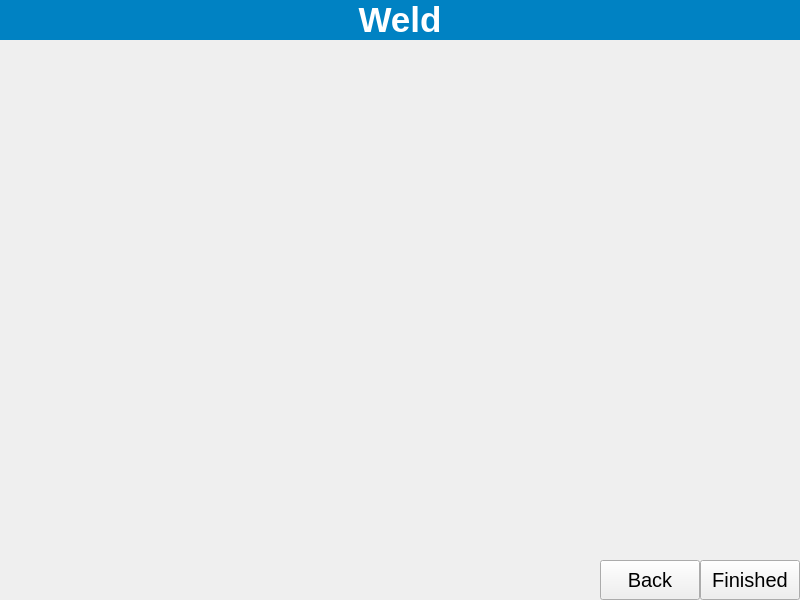
<?xml version="1.0" encoding="UTF-8"?>
<ui version="4.0">
 <class>MainWeldWidget</class>
 <widget class="QWidget" name="MainWeldWidget">
  <property name="windowModality">
   <enum>Qt::ApplicationModal</enum>
  </property>
  <property name="geometry">
   <rect>
    <x>0</x>
    <y>0</y>
    <width>800</width>
    <height>600</height>
   </rect>
  </property>
  <property name="windowTitle">
   <string>MainWeldWidget</string>
  </property>
  <property name="styleSheet">
   <string notr="true">QLabel#weldLabel{
background-color:rgb(0, 130, 195);
color: white;   
font: 26pt;
font-weight:bold;
border-style: outset;
}</string>
  </property>
  <layout class="QVBoxLayout" name="verticalLayout">
   <property name="spacing">
    <number>0</number>
   </property>
   <property name="leftMargin">
    <number>0</number>
   </property>
   <property name="topMargin">
    <number>0</number>
   </property>
   <property name="rightMargin">
    <number>0</number>
   </property>
   <property name="bottomMargin">
    <number>0</number>
   </property>
   <item>
    <widget class="QLabel" name="weldLabel">
     <property name="minimumSize">
      <size>
       <width>0</width>
       <height>40</height>
      </size>
     </property>
     <property name="font">
      <font>
       <pointsize>26</pointsize>
       <weight>75</weight>
       <italic>false</italic>
       <bold>true</bold>
      </font>
     </property>
     <property name="text">
      <string>Weld</string>
     </property>
     <property name="alignment">
      <set>Qt::AlignCenter</set>
     </property>
    </widget>
   </item>
   <item>
    <layout class="QHBoxLayout" name="horizontalLayout" stretch="0,1,0">
     <property name="spacing">
      <number>0</number>
     </property>
     <item>
      <layout class="QVBoxLayout" name="leftVerticalLayout" stretch="1,0">
       <property name="spacing">
        <number>0</number>
       </property>
       <item>
        <widget class="Ruler" name="leftRuler" native="true">
         <property name="minimumSize">
          <size>
           <width>0</width>
           <height>0</height>
          </size>
         </property>
        </widget>
       </item>
       <item>
        <widget class="QWidget" name="emptyWidget" native="true">
         <property name="minimumSize">
          <size>
           <width>20</width>
           <height>20</height>
          </size>
         </property>
        </widget>
       </item>
      </layout>
     </item>
     <item>
      <layout class="QVBoxLayout" name="centerVerticalLayout" stretch="1,0">
       <property name="spacing">
        <number>0</number>
       </property>
       <item>
        <layout class="QVBoxLayout" name="weldVerticalLayout"/>
       </item>
       <item>
        <widget class="Ruler" name="bottomRuler" native="true">
         <property name="minimumSize">
          <size>
           <width>0</width>
           <height>20</height>
          </size>
         </property>
        </widget>
       </item>
      </layout>
     </item>
     <item>
      <layout class="QVBoxLayout" name="rightVerticalLayout" stretch="1,1,0">
       <property name="spacing">
        <number>0</number>
       </property>
       <item>
        <widget class="WeldPropertiesWidget" name="weldProperties" native="true">
         <property name="sizePolicy">
          <sizepolicy hsizetype="Expanding" vsizetype="Preferred">
           <horstretch>0</horstretch>
           <verstretch>0</verstretch>
          </sizepolicy>
         </property>
         <property name="font">
          <font>
           <pointsize>15</pointsize>
          </font>
         </property>
        </widget>
       </item>
       <item>
        <widget class="StaticWeldWidget" name="staticWeld" native="true"/>
       </item>
       <item>
        <layout class="QHBoxLayout" name="btnHorizontalLayout">
         <item>
          <widget class="QPushButton" name="backBtn">
           <property name="minimumSize">
            <size>
             <width>100</width>
             <height>40</height>
            </size>
           </property>
           <property name="font">
            <font>
             <pointsize>15</pointsize>
            </font>
           </property>
           <property name="text">
            <string>Back</string>
           </property>
          </widget>
         </item>
         <item>
          <widget class="QPushButton" name="finishedBtn">
           <property name="minimumSize">
            <size>
             <width>100</width>
             <height>40</height>
            </size>
           </property>
           <property name="font">
            <font>
             <pointsize>15</pointsize>
            </font>
           </property>
           <property name="text">
            <string>Finished</string>
           </property>
          </widget>
         </item>
        </layout>
       </item>
      </layout>
     </item>
    </layout>
   </item>
  </layout>
 </widget>
 <customwidgets>
  <customwidget>
   <class>StaticWeldWidget</class>
   <extends>QWidget</extends>
   <header>static_weld_widget.h</header>
   <container>1</container>
  </customwidget>
  <customwidget>
   <class>WeldPropertiesWidget</class>
   <extends>QWidget</extends>
   <header>weld_properties_widget.h</header>
   <container>1</container>
  </customwidget>
  <customwidget>
   <class>Ruler</class>
   <extends>QWidget</extends>
   <header>ui/display/ruler/ruler.h</header>
   <container>1</container>
  </customwidget>
 </customwidgets>
 <resources/>
 <connections/>
</ui>
